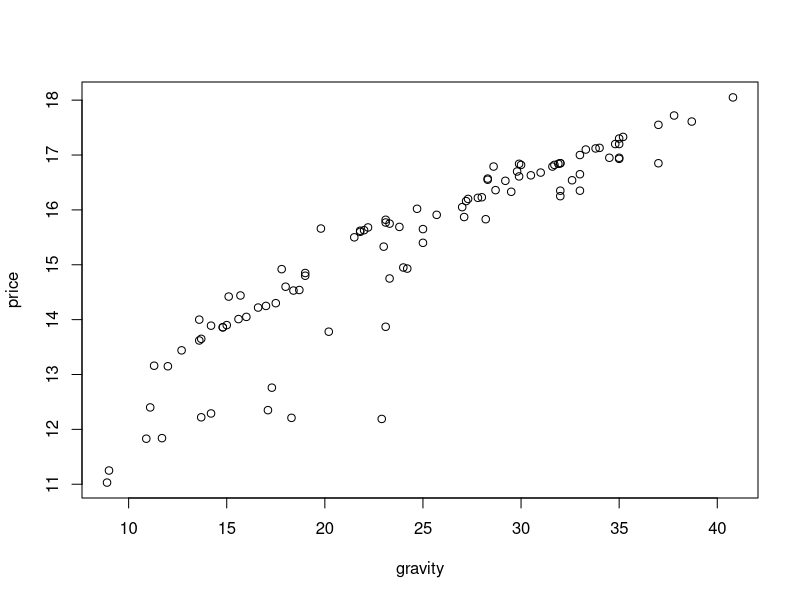
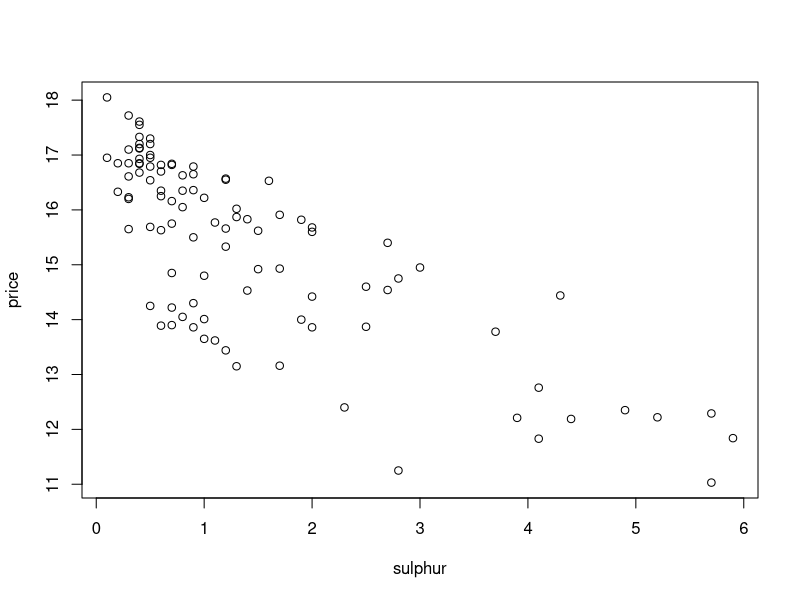
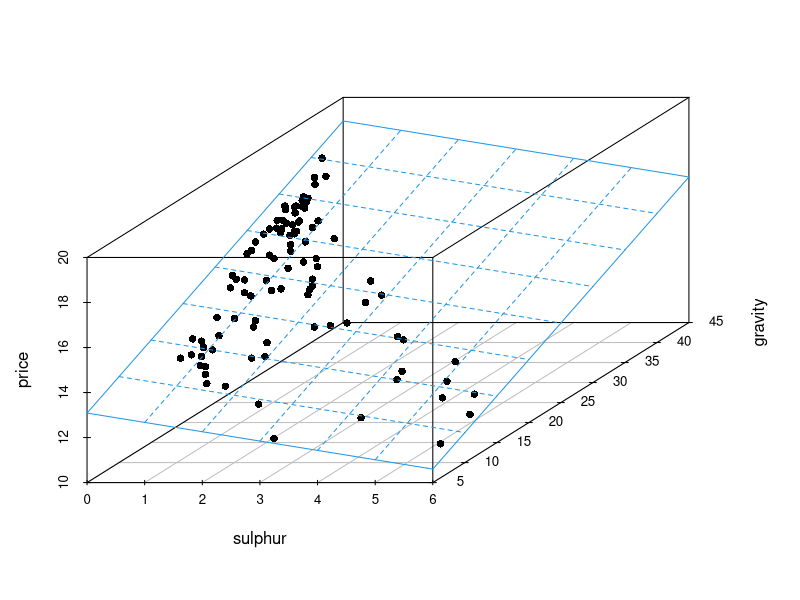

The R script that drew these images, in order:
library(AER)


### Name: USCrudes
### Title: US Crudes Data
### Aliases: USCrudes
### Keywords: datasets

### ** Examples

data("USCrudes")
plot(price ~ gravity, data = USCrudes)
plot(price ~ sulphur, data = USCrudes)
fm <- lm(price ~ sulphur + gravity, data = USCrudes)

## 3D Visualization
if(require("scatterplot3d")) {
  s3d <- scatterplot3d(USCrudes[, 3:1], pch = 16)
  s3d$plane3d(fm, lty.box = "solid", col = 4)
}
